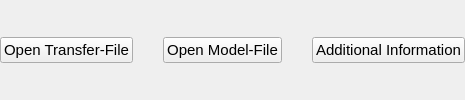
        <widget class="QFrame" name="buttonFrame">
         <property name="frameShape">
          <enum>QFrame::NoFrame</enum>
         </property>
         <property name="frameShadow">
          <enum>QFrame::Raised</enum>
         </property>
         <layout class="QHBoxLayout" name="horizontalLayout_5">
          <property name="spacing">
           <number>30</number>
          </property>
          <property name="leftMargin">
           <number>0</number>
          </property>
          <property name="topMargin">
           <number>0</number>
          </property>
          <property name="rightMargin">
           <number>0</number>
          </property>
          <property name="bottomMargin">
           <number>0</number>
          </property>
          <item>
           <widget class="QPushButton" name="openfileButton">
            <property name="font">
             <font>
              <pointsize>11</pointsize>
             </font>
            </property>
            <property name="mouseTracking">
             <bool>true</bool>
            </property>
            <property name="toolTip">
             <string>&lt;html&gt;&lt;head/&gt;&lt;body&gt;&lt;p&gt;&lt;span style=&quot; font-weight:700;&quot;&gt;Open your INTERLIS Transfer-File&lt;/span&gt;&lt;/p&gt;&lt;p&gt;Your preferred editor for .xtf/.xml or .itf Files will be used. &lt;/p&gt;&lt;p&gt;If you dont have a preference set, you will be asked to set a one. &lt;/p&gt;&lt;/body&gt;&lt;/html&gt;</string>
            </property>
            <property name="text">
             <string>Open Transfer-File</string>
            </property>
            <property name="icon">
             <iconset>
              <normaloff>../icons/edit.svg</normaloff>../icons/edit.svg</iconset>
            </property>
            <property name="flat">
             <bool>false</bool>
            </property>
           </widget>
          </item>
          <item>
           <widget class="QPushButton" name="openmodelButton">
            <property name="font">
             <font>
              <pointsize>11</pointsize>
             </font>
            </property>
            <property name="toolTip">
             <string>&lt;html&gt;&lt;head/&gt;&lt;body&gt;&lt;p&gt;&lt;span style=&quot; font-weight:700;&quot;&gt;Open your INTERLIS Model-File&lt;/span&gt;&lt;/p&gt;&lt;p&gt;Your preferred editor for .ili Files will be used. &lt;/p&gt;&lt;p&gt;If you dont have a preference set, you will be asked to set a one. &lt;/p&gt;&lt;p&gt;If the Model-File has an online path, it will be opened in you preferred online browser.&lt;/p&gt;&lt;/body&gt;&lt;/html&gt;</string>
            </property>
            <property name="text">
             <string>Open Model-File</string>
            </property>
            <property name="icon">
             <iconset>
              <normaloff>../icons/edit.svg</normaloff>../icons/edit.svg</iconset>
            </property>
           </widget>
          </item>
          <item>
           <widget class="QPushButton" name="addinfoButton">
            <property name="font">
             <font>
              <pointsize>11</pointsize>
             </font>
            </property>
            <property name="mouseTracking">
             <bool>true</bool>
            </property>
            <property name="toolTip">
             <string>&lt;html&gt;&lt;head/&gt;&lt;body&gt;&lt;p&gt;&lt;span style=&quot; font-weight:700;&quot;&gt;Get More Information&lt;/span&gt;&lt;/p&gt;&lt;p&gt;Solving Errors can sometimes be tricky. Clicking here will open a Hint, stored online in reference to the error you're experiencing. If no hint can be found, we would be greatful if you would contribute one on the link provided, provided you find a solution that may help others.&lt;/p&gt;&lt;/body&gt;&lt;/html&gt;</string>
            </property>
            <property name="text">
             <string>Additional Information</string>
            </property>
            <property name="icon">
             <iconset>
              <normaloff>../icons/info.svg</normaloff>../icons/info.svg</iconset>
            </property>
            <property name="checkable">
             <bool>false</bool>
            </property>
            <property name="autoDefault">
             <bool>false</bool>
            </property>
            <property name="default">
             <bool>false</bool>
            </property>
            <property name="flat">
             <bool>false</bool>
            </property>
           </widget>
          </item>
         </layout>
        </widget>
